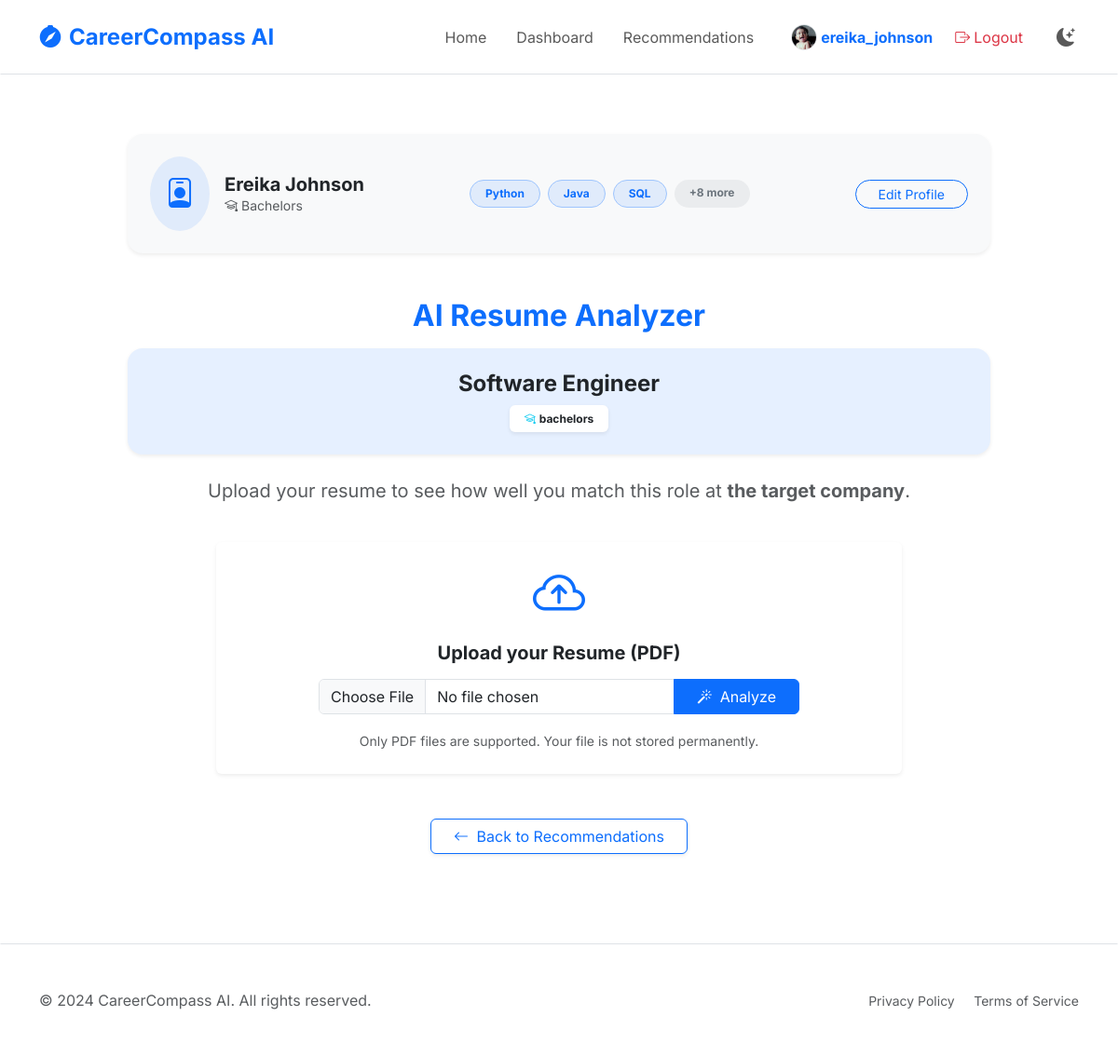
Screenshot of /resume-analyzer/1 (signed in) with the database file from the repository.
### careercompass/models/user.py (models this page shows, shortened)
class User(db.Model, UserMixin):
    id = db.Column(db.Integer, primary_key=True)
    username = db.Column(db.String(150), unique=True, nullable=False)
    password = db.Column(db.String(60), nullable=False)
    full_name = db.Column(db.String(150), nullable=True)
    email = db.Column(db.String(150), nullable=True)
    phone = db.Column(db.String(20), nullable=True)
    address = db.Column(db.String(250), nullable=True)
    dob = db.Column(db.Date, nullable=True)
    gender = db.Column(db.String(20), nullable=True)
    profile_pic = db.Column(db.String(200), nullable=True)
    linkedin = db.Column(db.String(200), nullable=True)
    github = db.Column(db.String(200), nullable=True)
    twitter = db.Column(db.String(200), nullable=True)
    website = db.Column(db.String(200), nullable=True)
    tech_skills = db.Column(db.String(500), nullable=True) # Comma-separated or JSON
    soft_skills = db.Column(db.String(500), nullable=True)
    qualification = db.Column(db.String(100), nullable=True)
    industry = db.Column(db.String(100), nullable=True)

### careercompass/models/job.py (models this page shows, shortened)
class Job(db.Model):
    id = db.Column(db.Integer, primary_key=True)
    title = db.Column(db.String(150), nullable=False)
    company = db.Column(db.String(150), nullable=True)
    tech_skills = db.Column(db.Text, nullable=False) # Comma-separated or JSON
    soft_skills = db.Column(db.Text, nullable=False)
    min_qualification = db.Column(db.String(100), nullable=False)
    description = db.Column(db.Text, nullable=True)
    industry = db.Column(db.String(100), nullable=True)
    availability = db.Column(db.String(50), nullable=True) # Remote, Full-time, etc.
    salary_package = db.Column(db.String(100), nullable=True) # Range or text

### careercompass/routes/main_routes.py (the view, shortened to what this page needs)
@main_bp.route('/resume-analyzer/<int:job_id>', methods=['GET', 'POST'])
@login_required
def resume_analyzer(job_id):
    job = Job.query.get_or_404(job_id)
    analysis_result = None
    return render_template('resume_analyzer.html', job=job, analysis_result=analysis_result)

### app.py (called while the page is built)
def create_app(test_config=None):
    app = Flask(__name__, template_folder='careercompass/templates', static_folder='careercompass/static')
    app.config['SECRET_KEY'] = 'dev_secret_key_careercompass'
    app.config['SQLALCHEMY_DATABASE_URI'] = 'sqlite:///database.db'
    app.config['SQLALCHEMY_TRACK_MODIFICATIONS'] = False
    if test_config:
        app.config.update(test_config)
    db.init_app(app)
    login_manager.init_app(app)
    bcrypt.init_app(app)
    app.register_blueprint(auth_bp, url_prefix='/auth')
    app.register_blueprint(main_bp)   # ← Removed url_prefix='/'
    app.register_blueprint(admin_bp, url_prefix='/admin')
    @login_manager.user_loader
    def load_user(user_id):
        return User.query.get(int(user_id))
    with app.app_context():
        db.create_all()
    return app

### careercompass/templates/resume_analyzer.html (shortened to what this page needs)
{% extends "base.html" %}
{% block content %}
<div class="row mb-4">
    <div class="col-md-10 offset-md-1">
        <div class="card shadow-sm border-0 bg-body-tertiary rounded-4 mb-4">
            <div class="card-body p-4 d-flex align-items-center justify-content-between flex-wrap">
                <div class="d-flex align-items-center gap-3">
                    <div class="bg-primary bg-opacity-10 p-3 rounded-circle text-primary">
                        <i class="bi bi-person-badge fs-2"></i>
                    </div>
                    <div>
                        <h5 class="fw-bold mb-0">{{ current_user.full_name or current_user.username }}</h5>
                        <p class="text-muted small mb-0"><i class="bi bi-mortarboard me-1"></i>{{
                            current_user.qualification or 'Qualification not set' }}</p>
                    </div>
                </div>
                <div class="d-flex gap-2">
                    {% if current_user.tech_skills %}
                    {% for skill in current_user.tech_skills.split(',')[:3] %}
                    <span
                        class="badge bg-primary bg-opacity-10 text-primary border border-primary-subtle px-3 py-2 rounded-pill small">{{
                        skill.strip() }}</span>
                    {% endfor %}
                    {% if current_user.tech_skills.split(',')|length > 3 %}
                    <span class="badge bg-secondary bg-opacity-10 text-secondary px-3 py-2 rounded-pill small">+{{
                        current_user.tech_skills.split(',')|length - 3 }} more</span>
                    {% endif %}
                    {% endif %}
                </div>
                <a href="{{ url_for('main.profile') }}" class="btn btn-sm btn-outline-primary px-4 rounded-pill">Edit
                    Profile</a>
            </div>
        </div>
    </div>
</div>
<div class="row mb-4">
    <div class="col-md-10 offset-md-1 text-center">
        <h2 class="fw-bold text-primary mb-3">AI Resume Analyzer</h2>
        <div class="card shadow-sm mb-4 border-0 bg-primary bg-opacity-10 py-3 rounded-4">
            <div class="card-body py-2">
                <h4 class="fw-bold mb-1">{{ job.title }}</h4>
                <div class="d-flex justify-content-center flex-wrap gap-3 mt-2">
                    <span class="badge bg-white text-dark shadow-sm px-3 py-2">
                        <i class="bi bi-mortarboard me-1 text-info"></i>{{ job.min_qualification }}
                    </span>
                </div>
            </div>
        </div>
        <p class="text-muted fs-5">
            Upload your resume to see how well you match this role at <strong>{{ job.company or 'the target company'
                }}</strong>.
        </p>
    </div>
</div>
<div class="row">
    <div class="col-md-8 offset-md-2">
        <div class="card shadow-sm border-0 mb-5">
            <div class="card-body p-4 text-center">
                <i class="bi bi-cloud-arrow-up text-primary display-4 mb-3 d-block"></i>
                <h5 class="fw-bold mb-3">Upload your Resume (PDF)</h5>
                <form action="{{ url_for('main.resume_analyzer', job_id=job.id) }}" method="POST"
                    enctype="multipart/form-data" class="d-inline-block w-75">
                    <div class="input-group mb-3">
                        <input type="file" class="form-control" name="resume" accept="application/pdf" required>
                        <button class="btn btn-primary px-4" type="submit"><i class="bi bi-magic me-1"></i>
                            Analyze</button>
                    </div>
                    <small class="text-muted">Only PDF files are supported. Your file is not stored permanently.</small>
                </form>
            </div>
        </div>
        <div class="text-center mt-5 mb-5">
            <a href="{{ url_for('main.recommendations') }}" class="btn btn-outline-primary px-4 shadow-sm">
                <i class="bi bi-arrow-left me-1"></i> Back to Recommendations
            </a>
        </div>
    </div>
</div>
{% endblock %}

### careercompass/templates/base.html (shortened to what this page needs)
<!DOCTYPE html>
<html lang="en" data-bs-theme="light">
<head>
    <link rel="stylesheet" href="https://cdn.jsdelivr.net/npm/bootstrap-icons@1.11.1/font/bootstrap-icons.css">
    <link href="https://cdn.jsdelivr.net/npm/bootstrap@5.3.0/dist/css/bootstrap.min.css" rel="stylesheet">
    <link rel="stylesheet" href="{{ url_for('static', filename='style.css') }}">
</head>
<body class="d-flex flex-column min-vh-100">
    <nav class="navbar navbar-expand-lg border-bottom sticky-top py-3 glass-effect" id="mainNav">
        <div class="container">
            <a class="navbar-brand fw-bold fs-4 text-primary" href="{{ url_for('main.home') }}">
                <i class="bi bi-compass-fill me-2"></i>CareerCompass AI
            </a>
            <div class="collapse navbar-collapse" id="navbarNav">
                <ul class="navbar-nav ms-auto align-items-center">
                    <li class="nav-item"><a class="nav-link px-3" href="{{ url_for('main.home') }}">Home</a></li>
                    {% if current_user.is_authenticated %}
                    <li class="nav-item"><a class="nav-link px-3" href="{{ url_for('main.dashboard') }}">Dashboard</a>
                    </li>
                    <li class="nav-item"><a class="nav-link px-3"
                            href="{{ url_for('main.recommendations') }}">Recommendations</a></li>
                    <li class="nav-item ms-lg-3">
                        <a class="nav-link text-primary fw-bold d-flex align-items-center"
                            href="{{ url_for('main.profile') }}">
                            {% if current_user.profile_pic %}
                            <img src="{{ url_for('static', filename='profile_pics/' + current_user.profile_pic) }}"
                                class="rounded-circle me-1 border"
                                style="width: 28px; height: 28px; object-fit: cover;">
                            {% else %}
                            <i class="bi bi-person-circle fs-5 me-1"></i>
                            {% endif %}
                            <span class="d-none d-lg-inline">{{ current_user.username }}</span>
                        </a>
                    </li>
                    <li class="nav-item me-2">
                        <a class="nav-link text-danger ms-lg-2" href="{{ url_for('auth.logout') }}">
                            <i class="bi bi-box-arrow-right me-1"></i>Logout
                        </a>
                    </li>
                    {% else %}
                    <li class="nav-item"><a class="nav-link px-3" href="{{ url_for('auth.login') }}">Login</a></li>
                    <li class="nav-item"><a class="btn btn-primary rounded-pill px-4 ms-2"
                            href="{{ url_for('auth.register') }}">Register</a></li>
                    {% endif %}
                    <li class="nav-item ms-lg-3 mt-3 mt-lg-0">
                        <button class="btn btn-link nav-link p-1" id="theme-toggle" aria-label="Toggle Theme">
                            <i class="bi bi-moon-stars-fill fs-5" id="theme-icon"></i>
                        </button>
                    </li>
                </ul>
            </div>
        </div>
    </nav>
    <main class="container my-5">
        {% block content %}{% endblock %}
    </main>
    <footer class="border-top py-5 mt-auto glass-effect">
        <div class="container">
            <div class="row align-items-center">
                <div class="col-md-6 text-center text-md-start">
                    <p class="mb-0 text-muted">&copy; 2024 CareerCompass AI. All rights reserved.</p>
                </div>
                <div class="col-md-6 text-center text-md-end mt-3 mt-md-0">
                    <a href="#" class="text-muted text-decoration-none me-3 small">Privacy Policy</a>
                    <a href="#" class="text-muted text-decoration-none small">Terms of Service</a>
                </div>
            </div>
        </div>
    </footer>
</body>
</html>

### careercompass/static/style.css (style rules this page uses)
:root { --primary-color: #0d6efd; --primary-gradient: linear-gradient(135deg, #0d6efd 0%, #0a58ca 100%); --card-shadow: 0 10px 30px rgba(0, 0, 0, 0.05); --transition-speed: 0.3s; }
body { font-family: 'Inter', sans-serif; background-color: var(--bs-body-bg); transition: background-color var(--transition-speed), color var(--transition-speed); }
.card { transition: transform var(--transition-speed), box-shadow var(--transition-speed), background-color var(--transition-speed); box-shadow: var(--card-shadow); }
.glass-effect { background: rgba(255, 255, 255, 0.7); backdrop-filter: blur(10px); -webkit-backdrop-filter: blur(10px); border: 1px solid rgba(255, 255, 255, 0.2); }
#theme-toggle { cursor: pointer; transition: transform 0.3s ease; }

### rows the page displays
User: profile_pic (picture), username "ereika_johnson", full_name "Ereika Johnson", qualification "Bachelors"
Job: title "Software Engineer", min_qualification "bachelors", company "the target company"

### other values shown
{{ skill.strip() }} "Python" "Java" "SQL"
{{ current_user.tech_skills.split(',')|length - 3 }} "8"
